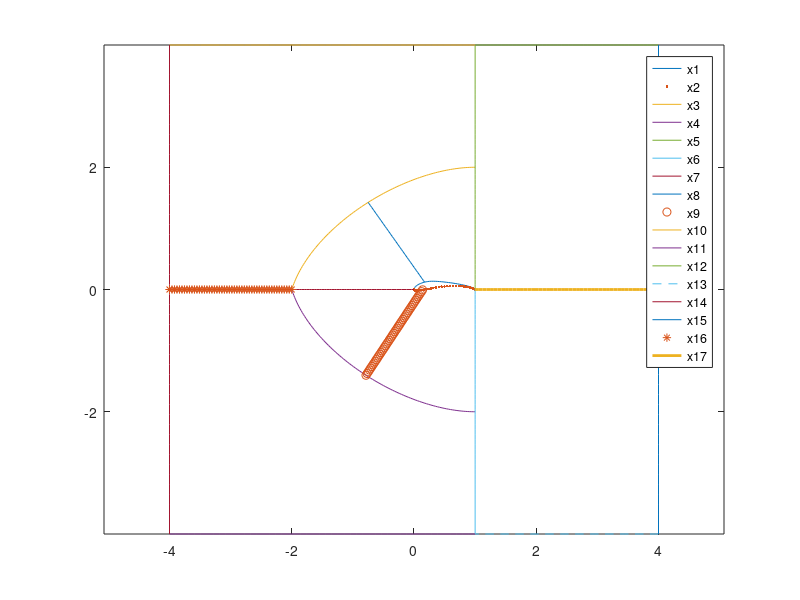

The MATLAB script that drew this image:
clear;
close all;
clc;
p1=[  1.000000  0.000000
  0.998380  0.001260
  0.994170  0.004940
  0.988250  0.010370
  0.980750  0.016460
  0.971110  0.022500
  0.958840  0.028530
  0.943890  0.034760
  0.926390  0.041160
  0.906410  0.047680
  0.884060  0.054270
  0.859470  0.060890
  0.832770  0.067490
  0.804120  0.074020
  0.773690  0.080440
  0.741660  0.086710
  0.708230  0.092770
  0.673600  0.098590
  0.637980  0.104120
  0.601580  0.109350
  0.564650  0.114250
  0.527440  0.118810
  0.490250  0.123030
  0.453400  0.126830
  0.417210  0.130110
  0.381930  0.132710
  0.347770  0.134470
  0.314880  0.135260
  0.283470  0.135050
  0.253700  0.133460
  0.225410  0.130370
  0.198460  0.125940
  0.172860  0.120260
  0.148630  0.113550
  0.125910  0.105980
  0.104820  0.097700
  0.085450  0.088790
  0.067890  0.079400
  0.052230  0.069650
  0.038550  0.059680
  0.026940  0.049660
  0.017550  0.039610
  0.010280  0.029540
  0.004950  0.019690
0.00  0.0];

p2=[0.00  0.0
  0.000440 -0.005610
  0.002640 -0.011200
  0.007890 -0.014270
  0.017180 -0.015500
  0.030060 -0.015840
  0.046270 -0.015320
  0.065610 -0.014040
  0.087870 -0.012020
  0.112820 -0.009250
  0.140200 -0.005630
  0.170060 -0.000750
  0.202780  0.005350
  0.238400  0.012130
  0.276730  0.019280
  0.317500  0.026520
  0.360440  0.033580
  0.405190  0.040210
  0.451390  0.046180
  0.498600  0.051290
  0.546390  0.055340
  0.594280  0.058200
  0.641760  0.059760
  0.688320  0.059940
  0.733440  0.058720
  0.776600  0.056120
  0.817290  0.052190
  0.855000  0.047060
  0.889280  0.040880
  0.919660  0.033870
  0.945730  0.026240
  0.966930  0.018220
  0.982550  0.010600
  0.992680  0.004680
  0.998250  0.001150
  1.000000  0.000000];
x1  = p1(:,1);
y1  = p1(:,2);

x2  = p2(:,1);
y2  = p2(:,2);
nx= 100;
r=2;
theta=linspace(90,180,nx); 
map = linspace(1,1.5,nx);
x3= 1+r.*map.*cosd(theta);
y3=r.*sind(theta);

map = linspace(1.5,1,nx);
x4=1+r*map.*cosd(theta+90);
y4=r*sind(theta+90);


x5=linspace(1,1,50);
y5=linspace(0,4,50);

x6=linspace(1,1,50);
y6=linspace(0,-4,50);

x7=linspace(-r,0,50);
y7=linspace(0,0,50);

x8=linspace(x3(floor(length(x3)/2)),x1(floor(length(x1)/2)),50);
y8=linspace(y3(end/2),y1(floor(length(y1)/2)),50);

x8=linspace(x3(floor(length(x3)/2)),x1(floor(length(x1)/1.5)+3),50);
y8=linspace(y3(floor(length(x3)/2)),y1(floor(length(x1)/1.5)+3),50);


x9=linspace(x4(floor(length(x4)/2)),x2(floor(length(x2)/3)-1),50);
y9=linspace(y4(floor(length(x4)/2)),y2(floor(length(x2)/3)-1),50);

x10=linspace(1,-4,50);
y10=linspace(4,4,50);

x11=linspace(1,-4,50);
y11=linspace(-4,-4,50);

x12=linspace(4,1,50);
y12=linspace(4,4,50);

x13=linspace(4,1,50);
y13=linspace(-4,-4,50);

x14=linspace(-4,-4,50);
y14=linspace(-4,4,50);

x15=linspace(4,4,50);
y15=linspace(-4,4,50);

x16=linspace(-r,-4,50);
y16=linspace(0,0,50);

x17=linspace(4,1,50);
y17=linspace(0,0,50);

plot(x1,y1,x2,y2,'.',x3,y3,x4,y4,x5,y5,x6,y6,x7,y7,x8,y8,x9,y9,'o',x10,y10,x11,y11,x12,y12,x13,y13,'--',x14,y14,x15,y15,x16,y16,'*',x17,y17,'LineWidth',2)
legend('x1','x2','x3','x4','x5','x6','x7','x8','x9','x10','x11','x12','x13','x14','x15','x16','x17');
fp = fopen('sellig_1223.txt','w');
fprintf(fp,'#Airfoil \n');
fprintf(fp,'#Group \t Point \t x_coord \t y_coord \t z_coord \n');
nx = length(x1);
for k=1:nx
s = sprintf('%d \t %d \t %f \t %f \t %f',1,k,x1(k),y1(k),0.0);
fprintf(fp,'%s\n',s);
end

nx = length(x2);
for k=1:nx
s = sprintf('%d \t %d \t %f \t %f \t %f',2,k,x2(nx-k+1),y2(nx-k+1),0.0);
fprintf(fp,'%s\n',s);
end

nx = length(x3);
for k=1:nx
s = sprintf('%d \t %d \t %f \t %f \t %f',3,k,x3(k),y3(k),0.0);
fprintf(fp,'%s\n',s);
end
nx = length(x4);
for k=1:nx
s = sprintf('%d \t %d \t %f \t %f \t %f',4,k,x4(k),y4(k),0.0);
fprintf(fp,'%s\n',s);
end
nx = length(x5);
for k=1:nx
s = sprintf('%d \t %d \t %f \t %f \t %f',5,k,x5(k),y5(k),0.0);
fprintf(fp,'%s\n',s);
end
nx = length(x6);
for k=1:nx
s = sprintf('%d \t %d \t %f \t %f \t %f',6,k,x6(k),y6(k),0.0);
fprintf(fp,'%s\n',s);
end
nx = length(x7);
for k=1:nx
s = sprintf('%d \t %d \t %f \t %f \t %f',7,k,x7(k),y7(k),0.0);
fprintf(fp,'%s\n',s);
end
nx = length(x8);
for k=1:nx
s = sprintf('%d \t %d \t %f \t %f \t %f',8,k,x8(k),y8(k),0.0);
fprintf(fp,'%s\n',s);
end
nx = length(x9);
for k=1:nx
s = sprintf('%d \t %d \t %f \t %f \t %f',9,k,x9(k),y9(k),0.0);
fprintf(fp,'%s\n',s);
end
nx = length(x10);
for k=1:nx
s = sprintf('%d \t %d \t %f \t %f \t %f',10,k,x10(k),y10(k),0.0);
fprintf(fp,'%s\n',s);
end
nx = length(x11);
for k=1:nx
s = sprintf('%d \t %d \t %f \t %f \t %f',11,k,x11(k),y11(k),0.0);
fprintf(fp,'%s\n',s);
end
nx = length(x12);
for k=1:nx
s = sprintf('%d \t %d \t %f \t %f \t %f',12,k,x12(k),y12(k),0.0);
fprintf(fp,'%s\n',s);
end
nx = length(x13);
for k=1:nx
s = sprintf('%d \t %d \t %f \t %f \t %f',13,k,x13(k),y13(k),0.0);
fprintf(fp,'%s\n',s);
end
nx = length(x14);
for k=1:nx
s = sprintf('%d \t %d \t %f \t %f \t %f',14,k,x14(k),y14(k),0.0);
fprintf(fp,'%s\n',s);
end
nx = length(x15);
for k=1:nx
s = sprintf('%d \t %d \t %f \t %f \t %f',15,k,x15(k),y15(k),0.0);
fprintf(fp,'%s\n',s);
end
nx = length(x16);
for k=1:nx
s = sprintf('%d \t %d \t %f \t %f \t %f',16,k,x16(k),y16(k),0.0);
fprintf(fp,'%s\n',s);
end
nx = length(x17);
for k=1:nx
s = sprintf('%d \t %d \t %f \t %f \t %f',17,k,x17(k),y17(k),0.0);
fprintf(fp,'%s\n',s);
end
fclose(fp);
axis equal;